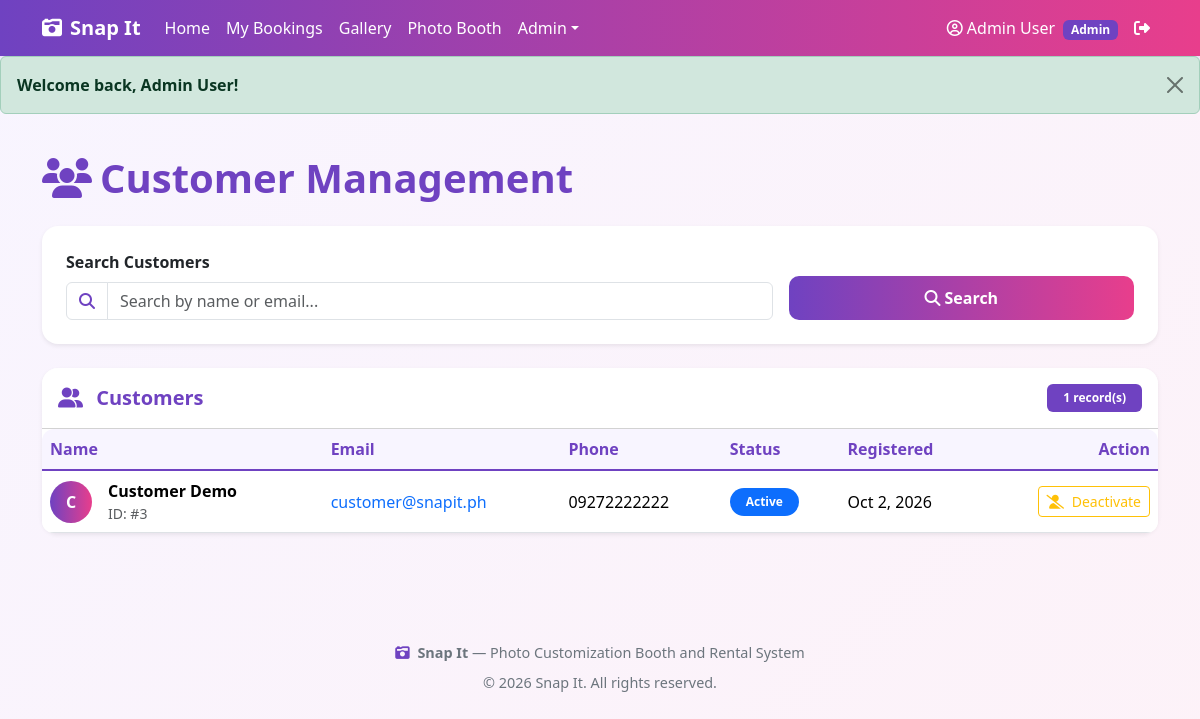
The page /admin/customers.php (signed in) on the database its author committed.
### tables this page shows
CREATE TABLE IF NOT EXISTS users (
    user_id INT PRIMARY KEY AUTO_INCREMENT,
    name VARCHAR(150) NOT NULL,
    email VARCHAR(150) NOT NULL UNIQUE,
    password VARCHAR(255) NOT NULL,
    phone VARCHAR(30),
    address TEXT,
    role ENUM('customer','staff','admin') NOT NULL DEFAULT 'customer',
    status ENUM('active','inactive') NOT NULL DEFAULT 'active',
    created_at DATETIME NOT NULL DEFAULT CURRENT_TIMESTAMP
);

### includes/functions.php (called while the page is built, shortened)
<?php
function e($str) {
    return htmlspecialchars((string)$str, ENT_QUOTES, 'UTF-8');
}
function status_badge_class($status) {
    $map = [
        'pending' => 'bg-warning text-dark',
        'confirmed' => 'bg-info text-dark',
        'paid' => 'bg-success',
        'completed' => 'bg-secondary',
        'cancelled' => 'bg-danger',
        'active' => 'bg-primary',
        'inactive' => 'bg-secondary',
        'printed' => 'bg-success',
        'error' => 'bg-danger',
    ];
    return $map[strtolower($status)] ?? 'bg-secondary';
}
function format_date($dateStr, $withTime = false) {
    $ts = strtotime($dateStr);
    return date('M j, Y', $ts);
}

### admin/customers.php (the view, shortened to what this page needs)
<?php
require_once __DIR__ . '/../includes/functions.php';
require_once __DIR__ . '/../includes/config.php';
$search = $_GET['search'] ?? '';
$search_term = "%{$search}%";
if (!empty($search)) {
    $stmt = mysqli_prepare($conn, "
        SELECT user_id, name, email, phone, status, created_at
        FROM users
        WHERE role = 'customer' AND (name LIKE ? OR email LIKE ?)
        ORDER BY created_at DESC
    ");
    mysqli_stmt_bind_param($stmt, 'ss', $search_term, $search_term);
} else {
    $stmt = mysqli_prepare($conn, "
        SELECT user_id, name, email, phone, status, created_at
        FROM users
        WHERE role = 'customer'
        ORDER BY created_at DESC
    ");
}
mysqli_stmt_execute($stmt);
$customers = mysqli_stmt_get_result($stmt);
include __DIR__ . '/../includes/header.php';
include __DIR__ . '/../includes/alert.php';
?>
<section class="container py-4">
    <h1 class="fw-bold mb-4" style="color:#6f42c1">
        <i class="fa-solid fa-users me-2"></i>Customer Management
    </h1>
    <div class="card border-0 shadow-sm mb-4">
        <div class="card-body p-4">
            <form method="GET" class="row g-3 align-items-end">
                <div class="col-md-8">
                    <label class="form-label fw-semibold">Search Customers</label>
                    <div class="input-group">
                        <span class="input-group-text bg-white">
                            <i class="fa-solid fa-magnifying-glass" style="color:#6f42c1"></i>
                        </span>
                        <input type="text" name="search" class="form-control"
                            placeholder="Search by name or email..."
                            value="<?= e($search) ?>">
                    </div>
                </div>
                <div class="col-md-4 d-flex gap-2">
                    <button type="submit" class="btn btn-snapit flex-grow-1">
                        <i class="fa-solid fa-search me-1"></i>Search
                    </button>
                </div>
            </form>
        </div>
    </div>
    <div class="card border-0 shadow-sm">
        <div class="card-header bg-white py-3">
            <div class="d-flex justify-content-between align-items-center">
                <h5 class="fw-bold mb-0" style="color:#6f42c1">
                    <i class="fa-solid fa-user-group me-2"></i>
                    Customers
                </h5>
                <span class="badge badge-snapit px-3 py-2">
                    <?= e(mysqli_num_rows($customers)) ?> record(s)
                </span>
            </div>
        </div>
        <div class="card-body p-0">
            <div class="table-responsive">
                <table class="table table-hover mb-0 align-middle">
                    <thead>
                        <tr>
                            <th>Name</th>
                            <th>Email</th>
                            <th>Phone</th>
                            <th>Status</th>
                            <th>Registered</th>
                            <th class="text-end">Action</th>
                        </tr>
                    </thead>
                    <tbody>
                        <?php if (mysqli_num_rows($customers) > 0): ?>
                            <?php while ($c = mysqli_fetch_assoc($customers)): ?>
                                <tr>
                                    <td>
                                        <div class="d-flex align-items-center">
                                            <div class="rounded-circle d-flex align-items-center justify-content-center me-3"
                                                 style="width:42px;height:42px;background:linear-gradient(90deg,#6f42c1,#e83e8c);color:#fff;font-weight:700">
                                                <?= e(strtoupper(substr($c['name'], 0, 1))) ?>
                                            </div>
                                            <div>
                                                <div class="fw-bold"><?= e($c['name']) ?></div>
                                                <div class="small text-muted">ID: #<?= e((int)$c['user_id']) ?></div>
                                            </div>
                                        </div>
                                    </td>
                                    <td>
                                        <a href="mailto:<?= e($c['email']) ?>" class="text-decoration-none">
                                            <?= e($c['email']) ?>
                                        </a>
                                    </td>
                                    <td><?= e($c['phone'] ?? '-') ?></td>
                                    <td>
                                        <span class="badge rounded-pill px-3 py-2 <?= e(status_badge_class($c['status'])) ?>">
                                            <?= e(ucfirst($c['status'])) ?>
                                        </span>
                                    </td>
                                    <td><?= e(format_date($c['created_at'])) ?></td>
                                    <td class="text-end">
                                        <form method="POST" class="d-inline"
                                              onsubmit="return confirm('Toggle customer status?');">
                                            <button type="submit"
                                                class="btn btn-sm <?= $c['status'] === 'active' ? 'btn-outline-warning' : 'btn-outline-success' ?>">
                                                <i class="fa-solid <?= $c['status'] === 'active' ? 'fa-user-slash' : 'fa-user-check' ?> me-1"></i>
                                                <?= $c['status'] === 'active' ? 'Deactivate' : 'Activate' ?>
                                            </button>
                                        </form>
                                    </td>
                                </tr>
                            <?php endwhile; ?>
                        <?php endif; ?>
                    </tbody>
                </table>
            </div>
        </div>
    </div>
</section>
<?php include __DIR__ . '/../includes/footer.php'; ?>

### includes/style/style.css (style rules this page uses)
:root { --snapit-primary: #6f42c1; --snapit-secondary: #e83e8c; --snapit-accent: #fd7e14; --snapit-dark: #1f1b2e; --snapit-light: #f8f5ff; }
body { font-family: 'Segoe UI', Tahoma, Geneva, Verdana, sans-serif; background: linear-gradient(135deg, #f8f5ff 0%, #fdf2f8 100%); min-height: 100vh; }
.btn-snapit { background: linear-gradient(90deg, var(--snapit-primary), var(--snapit-secondary)); color: #fff; border: none; border-radius: 10px; padding: 10px 22px; font-weight: 600; transition: opacity 0.2s ease; }
.badge-snapit { background: var(--snapit-primary); color: #fff; }
.card { border-radius: 16px; border: 1px solid rgba(111, 66, 193, 0.08); }
.card-header { border-radius: 16px 16px 0 0 !important; }
.table { background: #fff; border-radius: 12px; overflow: hidden; }
.table thead th { background: var(--snapit-light); color: var(--snapit-primary); font-weight: 700; border-bottom: 2px solid var(--snapit-primary); }

### rows shown on the page
users: name "C", name "Customer Demo", user_id "3", email "customer@snapit.ph", phone "09272222222", status "Active", created_at "Oct 2, 2026", shows "Deactivate"

### other values the page prints
$_SESSION['name'] "Admin User"
$_SESSION['role'] "Admin"
$flash['message'] "Welcome back, Admin User!"
mysqli_num_rows($customers) "1"
